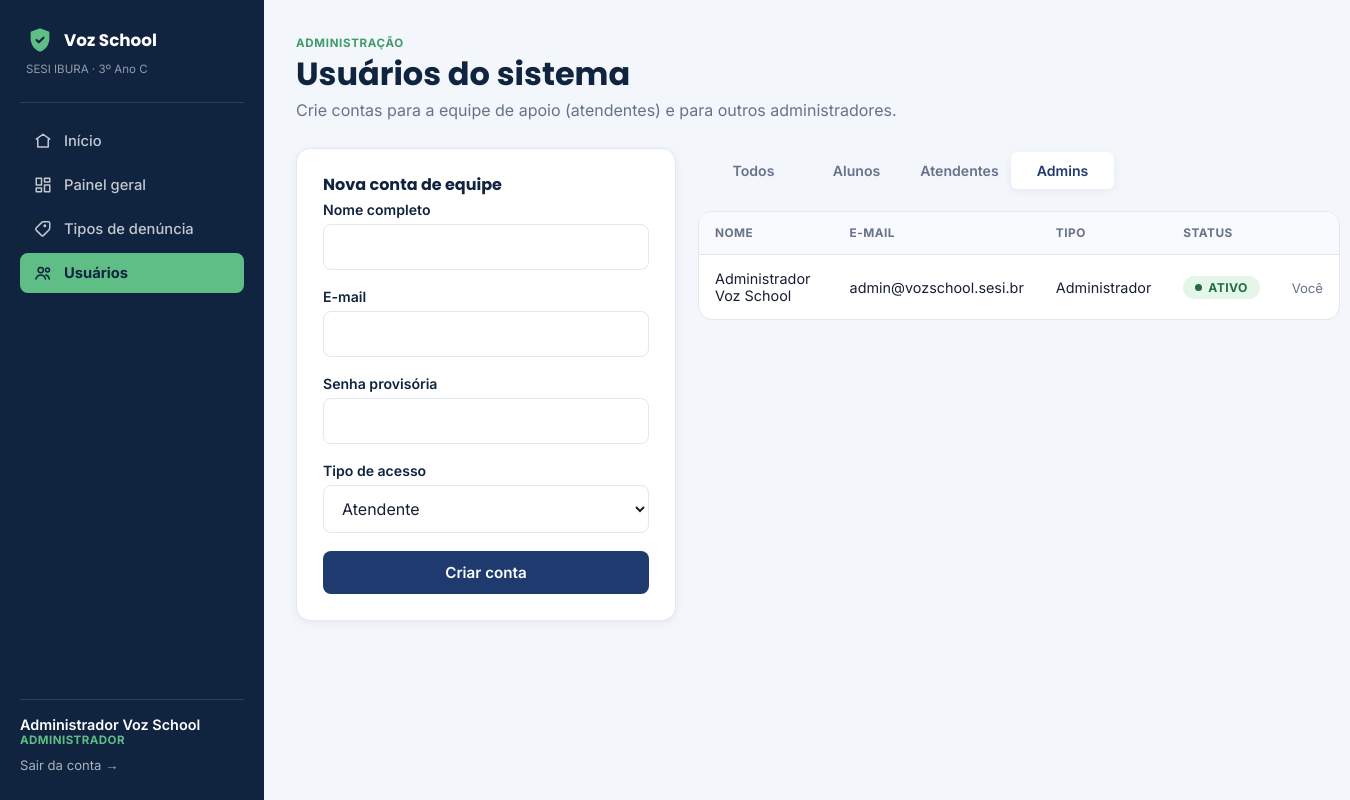
The app's page /admin_usuarios.php?tipo=3 (signed in) with its own data.
### tables this page shows
CREATE TABLE usuarios (
    id INT AUTO_INCREMENT PRIMARY KEY,
    nome VARCHAR(120) NOT NULL,
    email VARCHAR(150) NOT NULL UNIQUE,
    senha VARCHAR(255) NOT NULL,
    turma VARCHAR(40) DEFAULT NULL,
    tipo_usuario TINYINT NOT NULL DEFAULT 1,
    ativo TINYINT(1) NOT NULL DEFAULT 1,
    criado_em DATETIME NOT NULL DEFAULT CURRENT_TIMESTAMP
);

### includes/auth.php (called while the page is built, shortened)
<?php
function estaLogado(): bool
{
    return isset($_SESSION['usuario_id']);
}
function usuarioLogado(): ?array
{
    return [
        'id'    => $_SESSION['usuario_id'],
        'nome'  => $_SESSION['usuario_nome'],
        'email' => $_SESSION['usuario_email'],
        'tipo'  => (int) $_SESSION['usuario_tipo'],
    ];
}
function nomeTipoUsuario(int $tipo): string
{
    return match ($tipo) {
        1 => 'Denunciante',
        2 => 'Atendente',
        3 => 'Administrador',
        default => 'Desconhecido',
    };
}

### admin_usuarios.php (the view, shortened to what this page needs)
<?php
require_once __DIR__ . '/includes/auth.php';
require_once __DIR__ . '/includes/header.php';
$pdo = getConexao();
$csrf = tokenCsrf();
$filtro = $_GET['tipo'] ?? 'todos';
$sql = 'SELECT * FROM usuarios';
$params = [];
if (in_array($filtro, ['1', '2', '3'], true)) {
    $sql .= ' WHERE tipo_usuario = ?';
    $params[] = $filtro;
}
$sql .= ' ORDER BY tipo_usuario, nome';
$stmt = $pdo->prepare($sql);
$stmt->execute($params);
$usuarios = $stmt->fetchAll();
?>
<div class="page-head">
  <div>
    <span class="eyebrow">Administração</span>
    <h1>Usuários do sistema</h1>
    <p class="mb-0">Crie contas para a equipe de apoio (atendentes) e para outros administradores.</p>
  </div>
</div>
<div class="detail-grid" style="grid-template-columns: 380px 1fr;">
  <div class="card">
    <h2 style="font-size:1rem;">Nova conta de equipe</h2>
    <form method="POST" action="process_usuario.php">
      <div class="field">
        <label for="nome">Nome completo</label>
        <input type="text" id="nome" name="nome" required>
      </div>
      <div class="field">
        <label for="email">E-mail</label>
        <input type="email" id="email" name="email" required>
      </div>
      <div class="field">
        <label for="senha">Senha provisória</label>
        <input type="password" id="senha" name="senha" required minlength="6">
      </div>
      <div class="field">
        <label for="tipo_usuario">Tipo de acesso</label>
        <select id="tipo_usuario" name="tipo_usuario">
          <option value="2">Atendente</option>
        </select>
      </div>
      <button type="submit" class="btn btn-primary btn-block">Criar conta</button>
    </form>
  </div>
  <div>
    <div class="auth-tabs" style="max-width:420px;margin-bottom:18px;">
      <a href="?tipo=todos" class="<?= $filtro === 'todos' ? 'active' : '' ?>">Todos</a>
      <a href="?tipo=1" class="<?= $filtro === '1' ? 'active' : '' ?>">Alunos</a>
      <a href="?tipo=2" class="<?= $filtro === '2' ? 'active' : '' ?>">Atendentes</a>
      <a href="?tipo=3" class="<?= $filtro === '3' ? 'active' : '' ?>">Admins</a>
    </div>
    <div class="table-wrap">
      <table>
        <thead><tr><th>Nome</th><th>E-mail</th><th>Tipo</th><th>Status</th><th></th></tr></thead>
        <tbody>
        <?php foreach ($usuarios as $u): ?>
          <tr>
            <td><?= htmlspecialchars($u['nome']) ?><?= $u['turma'] ? '<br><span class="small text-muted">'.htmlspecialchars($u['turma']).'</span>' : '' ?></td>
            <td><?= htmlspecialchars($u['email']) ?></td>
            <td><?= nomeTipoUsuario((int) $u['tipo_usuario']) ?></td>
            <td><span class="pill <?= $u['ativo'] ? 'pill-resolvida' : 'pill-arquivada' ?>"><?= $u['ativo'] ? 'Ativo' : 'Inativo' ?></span></td>
            <td>
              <?php if ((int) $u['id'] !== (int) $usuario['id']): ?>
                <form method="POST" action="process_usuario.php">
                  <input type="hidden" name="csrf_token" value="<?= $csrf ?>">
                  <input type="hidden" name="acao" value="alternar_status">
                  <input type="hidden" name="id" value="<?= $u['id'] ?>">
                  <button type="submit" class="btn btn-sm btn-outline"><?= $u['ativo'] ? 'Desativar' : 'Ativar' ?></button>
                </form>
              <?php else: ?>
                <span class="small text-muted">Você</span>
              <?php endif; ?>
            </td>
          </tr>
        <?php endforeach; ?>
        </tbody>
      </table>
    </div>
  </div>
</div>
<?php require_once __DIR__ . '/includes/footer.php'; ?>

### css/style.css (style rules this page uses)
:root { --color-primary: #1E3A6E; --color-primary-dark: #10233F; --color-primary-light: #2C4E8F; --color-accent: #5FBE85; --color-accent-dark: #3F9C68; --color-accent-soft: #E4F6EA; --bg: #F3F6FB; --surface: #FFFFFF; --text: #172033; --text-muted: #67728A; --border: #E2E7F0; --danger: #E0524D; --danger-soft: #FBE7E6; --warning: #E3A63E; --warning-soft: #FBF1DD; --info: #3B82C4; --info-soft: #E4F0FA; --success: #3FA66B; --success-soft: var(--color-accent-soft); --radius-sm: 8px; --radius-md: 14px; --radius-lg: 22px; --shadow-sm: 0 2px 8px rgba(16, 35, 63, 0.06); --shadow-md: 0 10px 30px rgba(16, 35, 63, 0.10); --font-display: 'Poppins', sans-serif; --font-body: 'Inter', sans-serif; --sidebar-w: 264px; }
* { box-sizing: border-box; }
html, body { margin: 0; padding: 0; background: var(--bg); color: var(--text); font-family: var(--font-body); -webkit-font-smoothing: antialiased; }
h1, h2, h3, h4 { font-family: var(--font-display); color: var(--color-primary-dark); margin: 0 0 6px; line-height: 1.25; }
p { margin: 0 0 12px; color: var(--text-muted); }
a { color: var(--color-primary); text-decoration: none; }
button, input, select, textarea { font-family: inherit; font-size: 1rem; }
.btn { display: inline-flex; align-items: center; justify-content: center; gap: 8px; padding: 12px 20px; border-radius: var(--radius-sm); border: none; font-weight: 600; font-size: 0.95rem; cursor: pointer; transition: transform .12s ease, box-shadow .12s ease, background .12s ease; text-decoration: none; }
.btn-primary { background: var(--color-primary); color: #fff; }
.btn-block { width: 100%; }
.field { margin-bottom: 18px; }
.field label { display: block; font-weight: 600; font-size: 0.88rem; color: var(--color-primary-dark); margin-bottom: 6px; }
.field input[type="text"], .field input[type="email"], .field input[type="password"], .field input[type="date"], .field select, .field textarea { width: 100%; padding: 12px 14px; border: 1.5px solid var(--border); border-radius: var(--radius-sm); background: var(--surface); color: var(--text); transition: border-color .12s ease, box-shadow .12s ease; }
.pill { display: inline-flex; align-items: center; gap: 6px; padding: 4px 12px; border-radius: 999px; font-size: 0.76rem; font-weight: 700; text-transform: uppercase; letter-spacing: .03em; }
.pill::before { content: ''; width: 7px; height: 7px; border-radius: 50%; background: currentColor; }
.pill-resolvida { background: var(--success-soft); color: #256B45; }
.auth-tabs { display: flex; background: var(--bg); border-radius: var(--radius-sm); padding: 4px; margin-bottom: 26px; }
.auth-tabs a { flex: 1; text-align: center; padding: 10px; border-radius: 6px; font-weight: 600; font-size: 0.88rem; color: var(--text-muted); }
.auth-tabs a.active { background: var(--surface); color: var(--color-primary); box-shadow: var(--shadow-sm); }
.page-head { display: flex; align-items: flex-end; justify-content: space-between; flex-wrap: wrap; gap: 14px; margin-bottom: 28px; }
.page-head .eyebrow { text-transform: uppercase; letter-spacing: .06em; font-size: 0.72rem; font-weight: 700; color: var(--color-accent-dark); margin-bottom: 4px; display: block; }
.card { background: var(--surface); border-radius: var(--radius-md); border: 1px solid var(--border); box-shadow: var(--shadow-sm); padding: 26px; }
.table-wrap { overflow-x: auto; border-radius: var(--radius-md); border: 1px solid var(--border); background: var(--surface); }
table { width: 100%; border-collapse: collapse; min-width: 640px; }
thead th { text-align: left; font-size: 0.74rem; text-transform: uppercase; letter-spacing: .04em; color: var(--text-muted); background: #F8FAFD; padding: 14px 16px; border-bottom: 1px solid var(--border); }
tbody td { padding: 15px 16px; border-bottom: 1px solid var(--border); font-size: 0.9rem; vertical-align: middle; }
tbody tr:last-child td { border-bottom: none; }
.detail-grid { display: grid; grid-template-columns: 2fr 1fr; gap: 22px; align-items: start; }
.mb-0 { margin-bottom: 0 !important; }
.text-muted { color: var(--text-muted); }
.small { font-size: 0.82rem; }

### records on screen
usuarios: nome "Administrador Voz School", email "admin@vozschool.sesi.br", tipo_usuario "Administrador", ativo "ATIVO", shows "Você"

### other values on screen
$usuario['nome'] "Administrador Voz School"
nomeTipoUsuario($usuario['tipo']) "ADMINISTRADOR"
